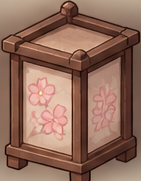
#> input picture tools/room-img/cut/andon.png, 141 x 181 px
$ python cutcell.py cut/andon.png 5 5 cut/bed.png cut/bed.png
#> lines starting #> are read from the running program, lines starting #| are printed output that depends on the picture; after the words box and inside, x2 and y2 are one past the last pixel; in counts of white or black regions, pixels touching at a corner belong together
# 白い背景のシートを、マスごとに切ってから背景を消す（となりの絵とくっついていてもOK）
#   python3 cutcell.py src.png COLS ROWS OUT prefix
import sys, os, cv2, numpy as np
from scipy import ndimage as ndi
from PIL import Image
src, C, R, out, pre = sys.argv[1], int(sys.argv[2]), int(sys.argv[3]), sys.argv[4], sys.argv[5]
os.makedirs(out, exist_ok=True)
im0 = cv2.imread(src)[..., :3]; H, W = im0.shape[:2]
#> further down, im0 is the input picture: shape (181, 141, 3); mean B, G, R 90.6, 106.9, 143.7
#> after `H, W = im0.shape[:2]`: H = 181; W = 141
for k in range(C * R):
    r, c = divmod(k, C)
    x0, x1, y0, y1 = int(c * W / C), int((c + 1) * W / C), int(r * H / R), int((r + 1) * H / R)
    im = im0[y0:y1, x0:x1]
    hsv = cv2.cvtColor(im, cv2.COLOR_BGR2HSV)
    pale = (hsv[..., 1] < 22) & (hsv[..., 2] > 232)
    lab, n = ndi.label(pale); edge = set(np.unique(np.concatenate([lab[0], lab[-1], lab[:, 0], lab[:, -1]]))) - {0}
    fg = ~np.isin(lab, list(edge)); fg = ndi.binary_opening(fg, iterations=1)
    cl, m = ndi.label(fg); sz = ndi.sum(fg, cl, range(1, m + 1))
    # まんなかに近い大きなかたまりと、それにふれる（または近い）もの。マスのふちにかかる となりの絵のはしは捨てる
    keep = []
    for i, sl in enumerate(ndi.find_objects(cl)):
        if sz[i] < 40: continue
        touch = sl[1].start == 0 or sl[1].stop == im.shape[1] or sl[0].start == 0 or sl[0].stop == im.shape[0]
        if touch and sz[i] < .2 * sz.max(): continue
        keep.append(i + 1)
    mk = np.isin(cl, keep)
    alpha = cv2.GaussianBlur(fg.astype(np.float32), (3, 3), .7) * ndi.binary_dilation(mk, iterations=2)
    ys, xs = np.nonzero(mk); a0, a1, b0, b1 = ys.min(), ys.max() + 1, xs.min(), xs.max() + 1
    Image.fromarray(np.dstack([im[a0:a1, b0:b1, ::-1], (alpha[a0:a1, b0:b1] * 255).astype(np.uint8)])).save(f'{out}/{pre}{k:02d}.png')
#> this loop made 25 passes
#> (sz, a1, b1) on passes 1 to 12: ([1004], 36, 28), ([1004], 36, 28), ([1004], 36, 28), ([1004], 36, 28), ([1040], 36, 29), ([1004], 36, 28), ([1004], 36, 28), ([1004], 36, 28), ([1004], 36, 28), ([1040], 36, 29), ([1004], 36, 28), ([1004], 36, 28)
#> pass 1, `im = im0[y0:y1, x0:x1]`:
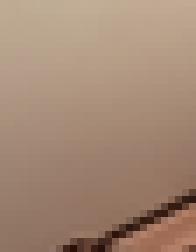
#> im: shape (36, 28, 3) (shown 7 times larger); mean B, G, R 116.7, 136.5, 163.7
#> after the loop:
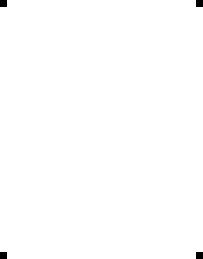
#> cl: shape (37, 29) int32 (shown 7 times larger); values 0 (black) and 1 (white), 99.6% white; black in thin lines or dots
#> after the loop: fg: shape (37, 29) bool; 99.6% white; black in thin lines or dots
#> after the loop:
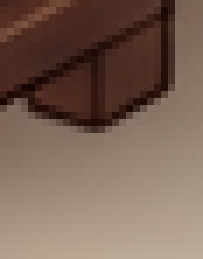
#> im: shape (37, 29, 3) (shown 7 times larger); mean B, G, R 84.7, 98.6, 122.4
#> after the loop: lab: shape (37, 29) int32; every value is 0
#> after the loop: pale: shape (37, 29) bool; every value is 0

$ run again, on tools/room-img/cut/bookshelf.png
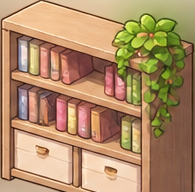
#> input picture tools/room-img/cut/bookshelf.png, 195 x 192 px
#> im0 is the input picture: shape (192, 195, 3); mean B, G, R 103.2, 140.6, 175.2
#> the loop `for k in range(C * R):` made 25 passes
#> (n, sz, a1) on passes 1 to 8: (0, [1478], 38), (0, [1478], 38), (0, [1478], 38), (0, [1478], 38), (0, [1478], 38), (2, [1478], 38), (0, [1478], 38), (0, [1478], 38)
#> pass 1, `im = im0[y0:y1, x0:x1]`:
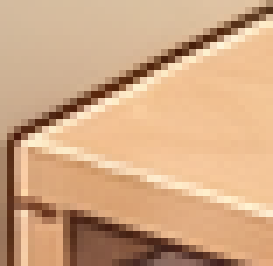
#> im: shape (38, 39, 3) (shown 7 times larger); mean B, G, R 132.1, 168.5, 209.3
#> after the loop `for k in range(C * R):`:
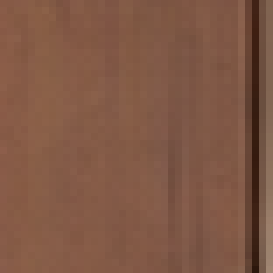
#> im: shape (39, 39, 3) (shown 7 times larger); mean B, G, R 69.2, 88.2, 128.1

$ run again, on tools/room-img/cut/clock.png
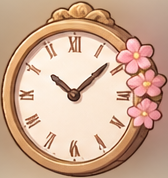
#> input picture tools/room-img/cut/clock.png, 168 x 178 px
#> im0 is the input picture: shape (178, 168, 3); mean B, G, R 146.1, 170.1, 206
#> the loop `for k in range(C * R):` made 25 passes
#> (n, sz, a1, b1) on passes 1 to 8: (0, [1151], 35, 33), (0, [1186], 35, 34), (0, [1151], 35, 33), (0, [1186], 35, 34), (0, [1186], 35, 34), (1, [1173], 36, 33), (15, [1195], 36, 34), (17, [1182], 36, 33)
#> pass 1, `im = im0[y0:y1, x0:x1]`:
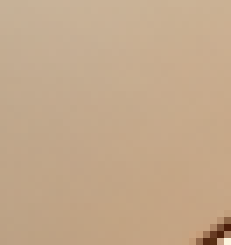
#> im: shape (35, 33, 3) (shown 7 times larger); mean B, G, R 139, 168.1, 195.3
#> after the loop `for k in range(C * R):`:
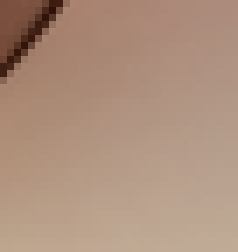
#> im: shape (36, 34, 3) (shown 7 times larger); mean B, G, R 125.6, 144.8, 174.1
